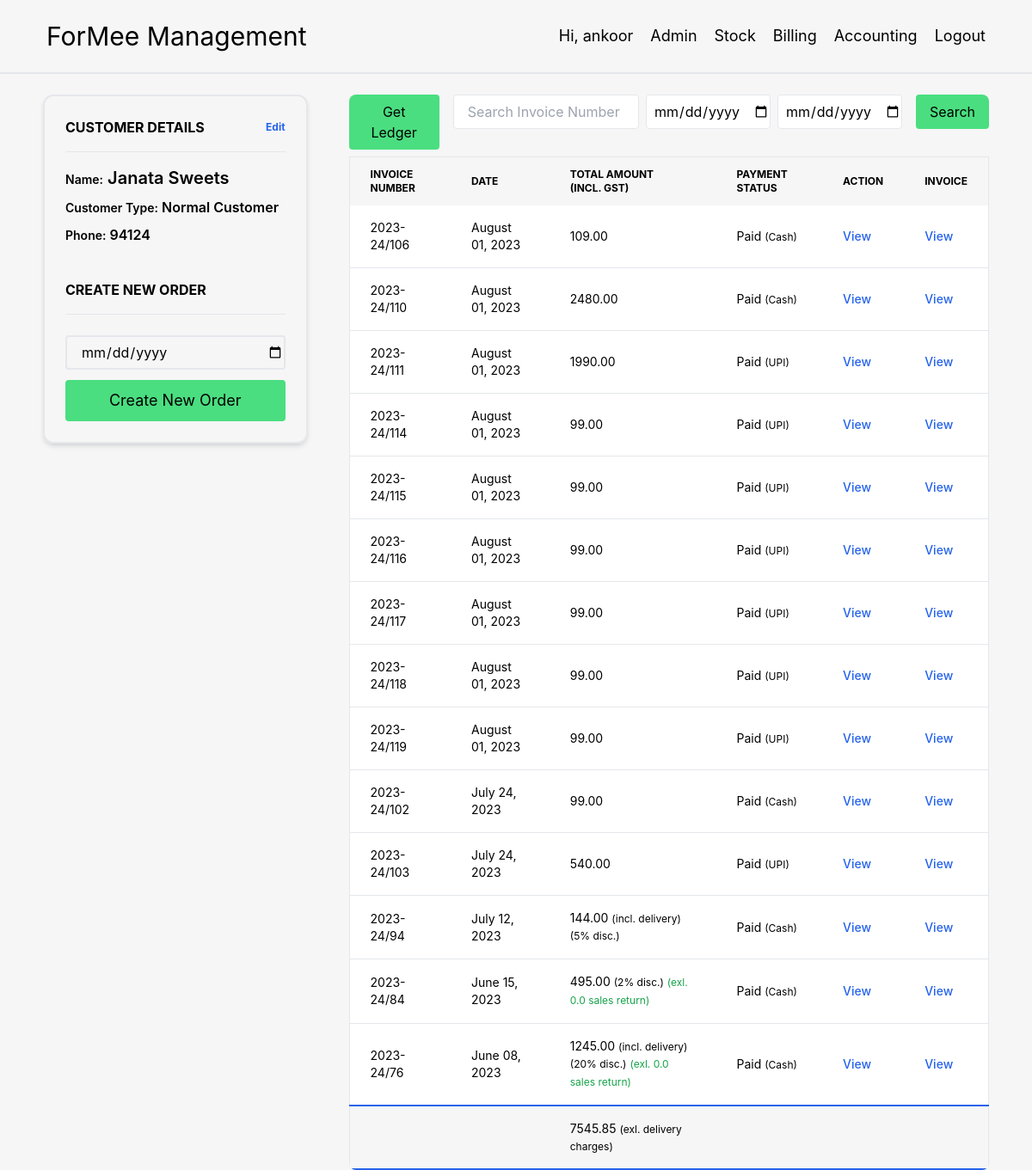
Page /billing/26/orders/ (signed in) on the earlier database version.
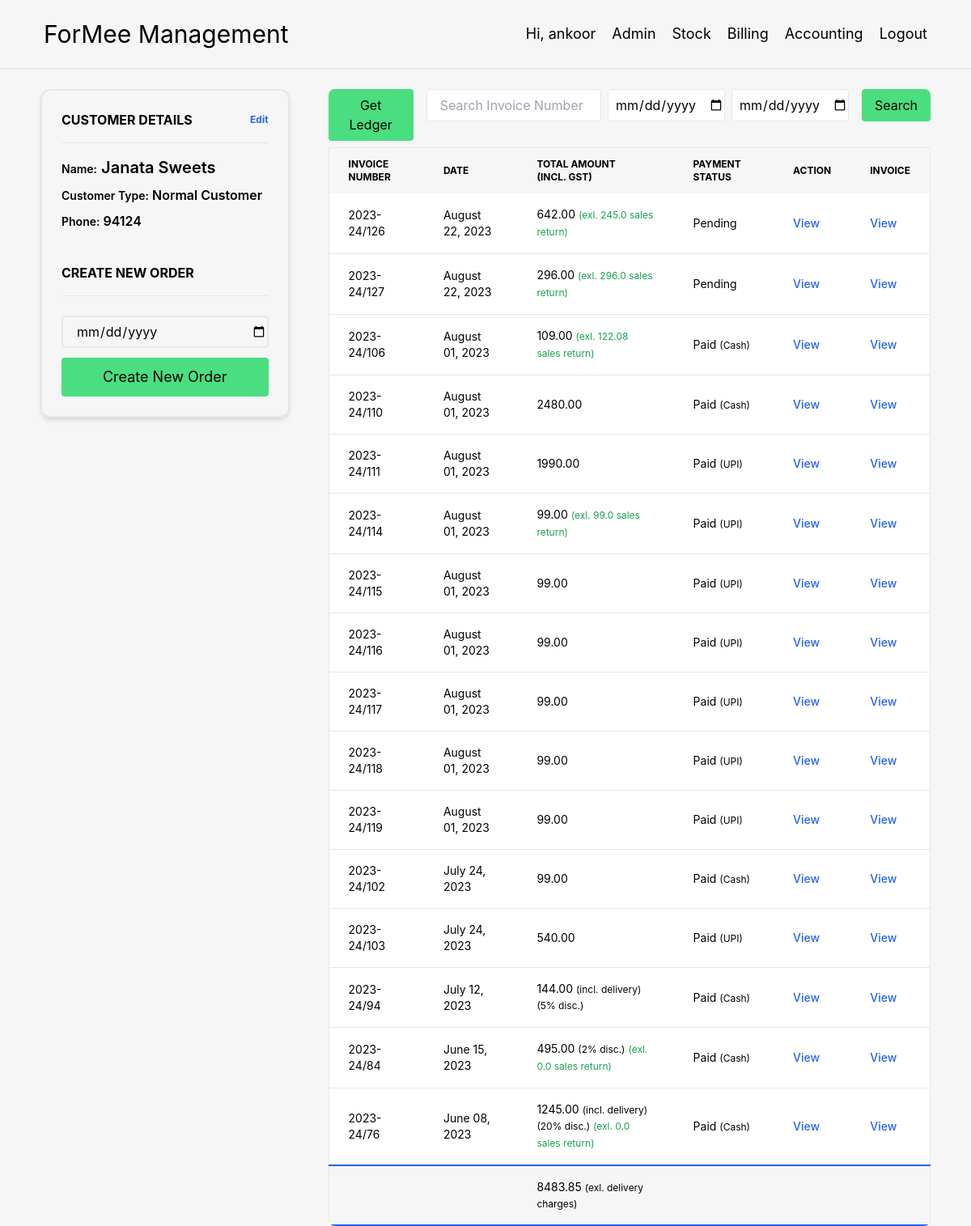
Same page on the later database version.
### Billing/models.py (models this page shows, shortened)
class Customer(models.Model):
    name = models.CharField(max_length=200)
    address = models.CharField(max_length=200)
    district = models.CharField(max_length=100, default='')
    email = models.EmailField()
    gstin = models.CharField(max_length=100)
    fssai = models.CharField(max_length=100)
    phone = models.PositiveBigIntegerField()
    birth_date = models.CharField(max_length=10, default="")
    order_type = models.CharField(max_length=30, choices=SALE_CHOICE, default='normal')
    franchise_id = models.CharField(default="", max_length=5)

class Order(models.Model):
    created_at = models.DateTimeField(auto_now_add=False, editable=True, null=True)
    customer = models.ForeignKey(Customer, on_delete=models.CASCADE)
    products = models.ManyToManyField(Product, through='OrderItem')
    order_total = models.FloatField(default=0)
    payment_status = models.CharField(max_length=30, default='Pending')
    payment_type = models.CharField(max_length=20, default='')
    discount = models.PositiveIntegerField(default=0, null=True, blank=True)
    delivery = models.FloatField(default=0, null=True, blank=True)
    def order_total_with_delivery(self):
        total = round(self.order_total + self.delivery, 0)
        return total

class SalesReturn(models.Model):
    customer = models.ForeignKey(Customer, on_delete=models.CASCADE)
    order = models.ForeignKey(Order, on_delete=models.CASCADE)
    sales_return_total = models.FloatField(default=0.0)

### Billing/views.py (the view, shortened to what this page needs)
# urls.py: path('billing/<int:customer_id>/orders/', views.order_list, name='order_list'),
@login_required
def order_list(request, customer_id):
    customer = get_object_or_404(Customer, id=customer_id)
    orders = customer.order_set.all().order_by('-created_at')
    total_sales = orders.aggregate(TOTAL=Sum('order_total'))['TOTAL']
    gst_total = 0
    sales_returns = SalesReturn.objects.filter(customer=customer, order__in=orders)
    return_items = ReturnItem.objects.filter(sales_return__in=sales_returns)
    if total_sales is not None:
        gst_total = round(total_sales + total_sales * 12 / 100, 0)
    invoice_search = request.GET.get('invoice_search')
    start_date = request.GET.get('start_date')
    end_date = request.GET.get('end_date')
    message = ""
    if invoice_search and invoice_search.strip():
        orders = Order.objects.filter(Q(pk__icontains=invoice_search) & Q(customer=customer))
        if start_date and end_date:
            start_datetime = datetime.strptime(start_date, '%Y-%m-%d')
            end_datetime = datetime.strptime(end_date, '%Y-%m-%d')
            orders = orders.filter(created_at__range=(start_datetime, end_datetime))
            message = f"Showing results of '{invoice_search}' from {start_date} to {end_date}"
        else:
            message = f"Showing results of '{invoice_search}'"
        total_sales = orders.aggregate(TOTAL=Sum('order_total'))['TOTAL']
        gst_total = round(total_sales + total_sales * 12 / 100, 0)
    else:
        if start_date and end_date:
            start_datetime = timezone.make_aware(datetime.strptime(start_date, '%Y-%m-%d'))
            end_datetime = timezone.make_aware(datetime.strptime(end_date, '%Y-%m-%d'))
            orders = orders.filter(created_at__range=(start_datetime, end_datetime))
            message = f"Showing results from {start_date} to {end_date}"
            total_sales = orders.aggregate(TOTAL=Sum('order_total'))['TOTAL']
            gst_total = round(total_sales + total_sales * 12 / 100, 0)
    form = OrderForm(request.POST or None)
    context = {
        'customer': customer,
        'orders': orders,
        'form': form,
        'total_sales': total_sales,
        'message': message,
        'gst_total': gst_total,
        'sales_returns': sales_returns,
        'return_items': return_items,
    }
    return render(request, 'order_list.html', context=context)

### Billing/forms.py (shortened to what this page needs)
class OrderForm(forms.ModelForm):
    created_at = forms.DateField(label='Created at', widget=forms.DateInput(attrs={'type': 'date'}),
                                 input_formats=['%Y-%m-%d'])
    payment_status = forms.CharField(required=False)
    class Meta:
        model = Order
        fields = ('created_at' ,'payment_status',)

### Billing/templates/order_list.html (shortened to what this page needs)
{% extends 'base.html' %}
{% load widget_tweaks %}
{% block body %}
<div class="flex w-11/12 m-auto">
    <div class="m-auto p-6 border-2 rounded-xl w-2/6 mr-6 mt-6 shadow-md">
        <div class="flex justify-between items-center">
            <div><p class="mb-4 text-md font-bold uppercase">Customer Details</p></div>
            <div><p class="mb-4 text-xs text-blue-600 font-bold"><a href="/{{ customer.pk }}/edit/">Edit</a></p></div>
        </div>
        <hr>
        <div class="my-4">
            <p class="text-xl my-2 font-semibold"><span class="text-sm">Name:</span> {{ customer.name }}</p>
            {% if customer.order_type %}
            <p class="text-md my-2 font-semibold"><span class="text-sm">Customer Type:</span>
                {{ customer.get_order_type_display }}
            </p>
            {% endif %}
            <p class="text-md my-2 font-semibold"><span class="text-sm">Phone:</span> {{ customer.phone }}</p>
        </div>
        <br>
        <p class="mb-4 text-md font-bold uppercase">Create New Order</p>
        <hr>
        <br>
        <form method="post" class="flex flex-wrap">
            {% render_field form.created_at class="w-full h-10 indent-2 rounded bg-transparent border-2 mb-3" %}
            <button type="submit"
                    class="w-full bg-green-400 rounded h-12 text-lg hover:drop-shadow-2xl duration-300 ease-in-out">
                Create New Order
            </button>
        </form>
    </div>
    <div class="relative overflow-x-auto sm:rounded-lg w-5/6 m-auto mt-6 ml-6">
        <div class="flex justify-between w-full mb-2">
            <div class="mr-4">
                <a href="/ledger_view/{{ customer.id }}/">
                    <button type="submit" target="_blank" class="px-4 py-2 bg-green-400 rounded">Get Ledger</button>
                </a>
            </div>
            <div class="flex-grow flex-0">
                <form action="" class="flex">
                    <input type="text" class="w-full h-10 border rounded px-4" name="invoice_search"
                           placeholder="Search Invoice Number">
                    <div class="w-2/6 ml-2">
                        <input type="date" id="start_date" name="start_date"
                               class="h-10 w-full border indent-1 rounded">
                    </div>
                    <div class="w-2/6 mx-2">
                        <input type="date" id="end_date" name="end_date" class="h-10 w-full border indent-1 rounded">
                    </div>
                    <button type="submit" class="ml-2 px-4 py-2 bg-green-400 rounded">Search</button>
                </form>
            </div>
        </div>
        <table class="w-full text-sm text-left border">
            <thead class="text-xs uppercase">
            <tr>
                <th scope="col" class="px-6 py-3">
                    Invoice Number
                </th>
                <th scope="col" class="px-6 py-3">
                    Date
                </th>
                <th scope="col" class="px-6 py-3">
                    Total Amount<br>(Incl. GST)
                </th>
                <th scope="col" class="px-6 py-3">
                    Payment Status
                </th>
                <th scope="col" class="px-6 py-3">
                    Action
                </th>
                <th scope="col" class="px-6 py-3">
                    Invoice
                </th>
            </tr>
            </thead>
            <tbody>
            {% for order in orders %}
            <tr class="bg-white border-b">
                <td class="px-6 py-4">
                    2023-24/{{ order.pk }}
                </td>
                <td class="px-6 py-4">
                    {{ order.created_at|date:"F d, Y" }}
                </td>
                <td class="px-6 py-4">
                    {% if order.delivery %}
                    {% if customer.order_type != 'normal' and customer.order_type != 'exhibition' %}
                    {{ order.order_total_with_gst_and_delivery|floatformat:2 }}
                    {% else %}
                    {{ order.order_total_with_delivery|floatformat:2 }}
                    {% endif %}<span class="text-xs">(incl. delivery)</span>
                    {% else %}
                    {% if customer.order_type != 'normal' and customer.order_type != 'exhibition' %}
                    {{ order.order_total_with_gst|floatformat:2 }}
                    {% else %}
                    {{ order.order_total|floatformat:2 }}
                    {% endif %}
                    {% endif %}
                    {% if order.discount %}
                    <span class="text-xs">({{ order.discount }}% disc.)</span>
                    {% endif %}
                    <span class="text-green-600" style="font-size:12px;">
                        {% for sales_return in sales_returns %}
                            {% if sales_return.order == order %}
                                        (exl. {{ sales_return.sales_return_total }} sales return)
                            {% endif %}
                        {% endfor %}
                    </span>
                </td>
                <td class="px-6 py-4">
                    <p>{{ order.payment_status }}
                        {% if order.payment_type != '' %}
                        <span class="text-xs">({{ order.payment_type }})</span>
                        {% endif %}
                    </p>
                </td>
                <td class="px-6 py-4">
                    <a href="{{ order.pk }}" class="font-medium text-blue-600 hover:underline">View</a>
                </td>
                <td class="px-6 py-4">
                    <a href="/invoice/{{ order.id }}/" target="_blank"
                       class="font-medium text-blue-600 hover:underline">View</a>
                </td>
            </tr>
            {% endfor %}
            <tr class="border-y-2 border-blue-600">
                <td class="px-6 py-4" colspan="2">{{ message }}</td>
                <td class="px-6 py-4">
                    {% if customer.order_type != 'normal' and customer.order_type != 'exhibition' %}
                    {{ gst_total }}
                    {% else %}
                    {{ total_sales }}
                    {% endif %}
                    <span class="text-xs">(exl. delivery charges)</span>
                </td>
                <td class="px-6 py-4"></td>
                <td class="px-6 py-4"></td>
                <td class="px-6 py-4"></td>
            </tr>
            </tbody>
        </table>
    </div>
</div>
{% endblock %}

### Stock/templates/base.html (shortened to what this page needs)
<!DOCTYPE html>
<html lang="en">
<head>
    {% load static %}
    <script src="https://cdn.tailwindcss.com"></script>
</head>
<body style="font-family: -apple-system, BlinkMacSystemFont, 'Segoe UI', Roboto, Helvetica, Arial, sans-serif, 'Apple Color Emoji', 'Segoe UI Emoji', 'Segoe UI Symbol'; background-color:#f6f6f6;">
<nav class="w-full border-b-2">
    <div name="NAVBAR" class="p-4 flex flex-row w-[95%] m-auto flex-wrap justify-between items-center">
        <div class="flex-initial min-w-1/2">
            <p class="text-3xl p-2">ForMee Management</p>
        </div>
        <div class="flex-auto w-32 flex gap-1 justify-end items-center">
            {% if user.is_authenticated %}
            <div class=" ease-in-out duration-300 rounded-xl hover:bg-gray-200"><p class="text-lg p-2">Hi, {{ user.username }}</p></div>
            {% if user.username == 'ankoor' %}
            <div class=" ease-in-out duration-300 rounded-xl hover:bg-gray-200"><a href="/admin/"><p class="text-lg p-2">Admin</p></a></div>
            {% endif %}
            <div class=" ease-in-out duration-300 rounded-xl hover:bg-gray-200"><a href="/stock/"><p class="text-lg p-2 ease-in-out duration-300">Stock</p></a></div>
            <div class=" ease-in-out duration-300 rounded-xl hover:bg-gray-200"><a href="/billing/"><p class="text-lg p-2 ease-in-out duration-300">Billing</p></a></div>
            <div class=" ease-in-out duration-300 rounded-xl hover:bg-gray-200"><a href="/accounting/"><p class="text-lg p-2 ease-in-out duration-300">Accounting</p></a></div>
            <div class=" ease-in-out duration-300 rounded-xl hover:bg-gray-200"><a href="/logout/"><p class="text-lg p-2 ease-in-out duration-300">Logout</p></a></div>
            {% endif %}
        </div>
    </div>
</nav>
{% block body %}
{% endblock %}
</body>
</html>

Differences in the rows shown:
added Order: pk "126", created_at "August 22, 2023", order_total "642.00", payment_status "Pending"
added SalesReturn: sales_return_total "245.0", shown under "126"
added Order: pk "127", created_at "August 22, 2023", order_total "296.00", payment_status "Pending"
added SalesReturn: sales_return_total "296.0", shown under "127"
added SalesReturn: sales_return_total "122.08", shown under Order id 106
added SalesReturn: sales_return_total "99.0", shown under Order id 114
Other differences:
{{ total_sales }}: "7545.85" → "8483.85"
